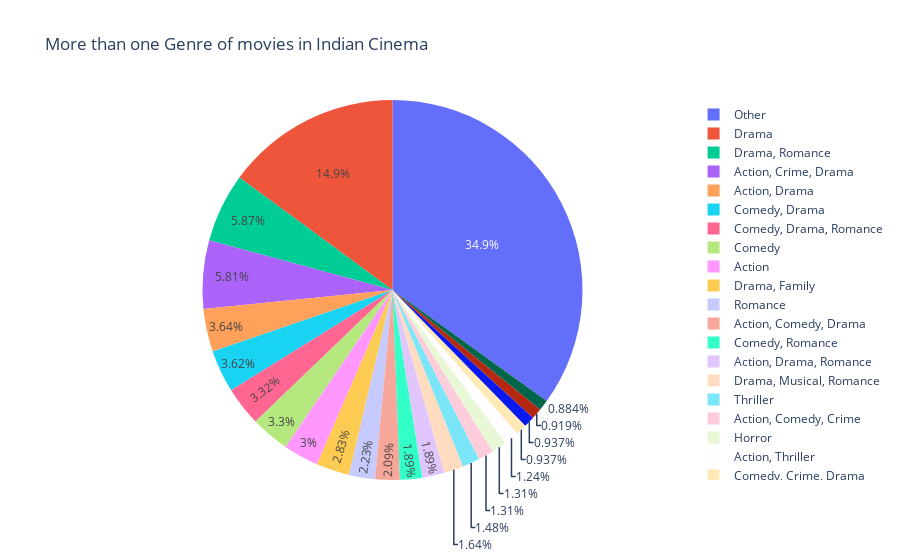

The notebook cell saved with this chart:
### Code cell
genrePie.loc[genrePie['Count'] < 50, 'Genre'] = 'Other'
ax = px.pie(genrePie, values='Count', names='Genre', title='More than one Genre of movies in Indian Cinema')
ax.show()

### Figure 1 — Plotly figure (JSON) as saved in the notebook; plotly's stock layout.template omitted (floating-point values rounded to 4 significant figures; data arrays with more than 128 entries replaced by an {"elided": "..."} marker saying what was removed)
{"data": [{"domain": {"x": [0, 1], "y": [0, 1]}, "hovertemplate": "Genre=%{label}<br>Count=%{value}<extra></extra>", "labels": {"elided": "376 str values"}, "legendgroup": "", "name": "", "showlegend": true, "type": "pie", "values": {"elided": "376 int values"}}], "layout": {"legend": {"tracegroupgap": 0}, "title": {"text": "More than one Genre of movies in Indian Cinema"}}}
